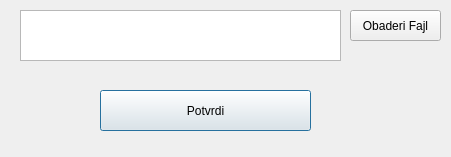
<?xml version="1.0" encoding="UTF-8"?>
<ui version="4.0">
 <class>SourceParametersDialog</class>
 <widget class="QDialog" name="SourceParametersDialog">
  <property name="geometry">
   <rect>
    <x>0</x>
    <y>0</y>
    <width>451</width>
    <height>157</height>
   </rect>
  </property>
  <property name="windowTitle">
   <string>Dialog</string>
  </property>
  <widget class="QPushButton" name="Potvrdi">
   <property name="geometry">
    <rect>
     <x>100</x>
     <y>90</y>
     <width>211</width>
     <height>41</height>
    </rect>
   </property>
   <property name="text">
    <string>Potvrdi</string>
   </property>
  </widget>
  <widget class="QPushButton" name="OdaberiFajl">
   <property name="geometry">
    <rect>
     <x>350</x>
     <y>10</y>
     <width>91</width>
     <height>31</height>
    </rect>
   </property>
   <property name="text">
    <string>Obaderi Fajl</string>
   </property>
  </widget>
  <widget class="QTextBrowser" name="NazivFajla">
   <property name="geometry">
    <rect>
     <x>20</x>
     <y>10</y>
     <width>321</width>
     <height>51</height>
    </rect>
   </property>
  </widget>
 </widget>
 <resources/>
 <connections/>
</ui>
